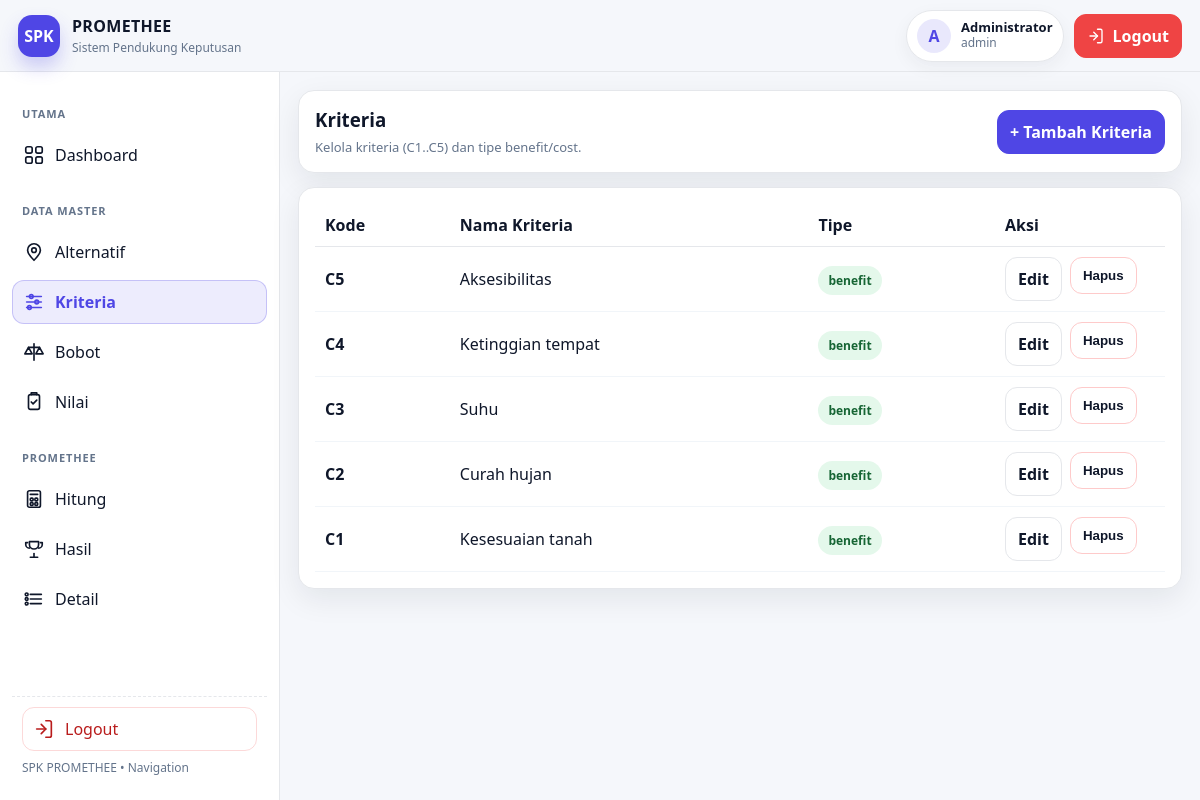
Page /public/criteria/index.php (signed in) on the committed database.
### tables this page shows
CREATE TABLE `criteria` (
  `id` bigint(20) UNSIGNED NOT NULL,
  `code` varchar(20) NOT NULL,
  `name` varchar(160) NOT NULL,
  `type` enum('benefit','cost') NOT NULL DEFAULT 'benefit'
);

### public/criteria/index.php (the view, shortened to what this page needs)
<?php
require_once __DIR__ . "/../../app/config/database.php";
$rows = $pdo->query("SELECT id, code, name, type FROM criteria ORDER BY id DESC")->fetchAll();
require_once __DIR__ . "/../../layouts/header.php";
require_once __DIR__ . "/../../layouts/navbar.php";
require_once __DIR__ . "/../../layouts/sidebar.php";
?>
<main class="main">
  <div class="container">
    <div class="card" style="display:flex; justify-content:space-between; align-items:center; gap:10px; flex-wrap:wrap;">
      <div>
        <h3 style="margin:0;">Kriteria</h3>
        <p class="muted" style="margin:6px 0 0;">Kelola kriteria (C1..C5) dan tipe benefit/cost.</p>
      </div>
      <a class="btn btn-primary" href="/spk-promethee/public/criteria/create.php">+ Tambah Kriteria</a>
    </div>
    <div class="card" style="margin-top:14px; overflow:auto;">
      <table style="width:100%; border-collapse:collapse; min-width:720px;">
        <thead>
          <tr style="text-align:left; border-bottom:1px solid #e5e7eb;">
            <th style="padding:10px;">Kode</th>
            <th style="padding:10px;">Nama Kriteria</th>
            <th style="padding:10px;">Tipe</th>
            <th style="padding:10px; width:170px;">Aksi</th>
          </tr>
        </thead>
        <tbody>
          <?php if (!$rows): ?>
            <tr>
              <td colspan="4" style="padding:14px;" class="muted">Belum ada data kriteria.</td>
            </tr>
          <?php else: ?>
            <?php foreach ($rows as $r): ?>
              <tr style="border-bottom:1px solid #f1f5f9;">
                <td style="padding:10px; font-weight:800;"><?= htmlspecialchars($r["code"]) ?></td>
                <td style="padding:10px;"><?= htmlspecialchars($r["name"]) ?></td>
                <td style="padding:10px;">
                  <?php if ($r["type"] === "benefit"): ?>
                    <span style="padding:6px 10px; border-radius:999px; background:rgba(34,197,94,.12); color:#166534; font-weight:800; font-size:12px;">benefit</span>
                  <?php else: ?>
                    <span style="padding:6px 10px; border-radius:999px; background:rgba(239,68,68,.12); color:#991b1b; font-weight:800; font-size:12px;">cost</span>
                  <?php endif; ?>
                </td>
                <td style="padding:10px; display:flex; gap:8px;">
                  <a class="btn" href="/spk-promethee/public/criteria/edit.php?id=<?= (int)$r["id"] ?>">Edit</a>
                  <form method="POST" action="/spk-promethee/public/criteria/delete.php" onsubmit="return confirm('Hapus kriteria ini?');">
                    <button class="btn" type="submit" style="border-color:#fecaca;">Hapus</button>
                  </form>
                </td>
              </tr>
            <?php endforeach; ?>
          <?php endif; ?>
        </tbody>
      </table>
    </div>
  </div>
</main>
<?php require_once __DIR__ . "/../../layouts/footer.php"; ?>

### public/assets/css/style.css (style rules this page uses)
:root { --bg:#f5f7fb; --card:#ffffff; --text:#0f172a; --muted:#64748b; --line:#e5e7eb; --primary:#4f46e5; --primary-weak: rgba(79,70,229,.12); --shadow: 0 10px 30px rgba(15,23,42,.08); --radius: 16px; }
* { box-sizing:border-box }
body { margin:0; font-family: ui-sans-serif, system-ui, -apple-system, Segoe UI, Roboto, Arial, "Noto Sans", "Liberation Sans", sans-serif; background:var(--bg); color:var(--text); }
.main { grid-area: main; padding: 18px; }
.container { max-width: 1100px; margin: 0 auto; }
.card { background:var(--card); border:1px solid var(--line); border-radius: var(--radius); box-shadow: var(--shadow); padding: 16px; }
.card h3 { margin:0 0 8px }
.muted { color:var(--muted); font-size:13px; margin:0 }
.btn { display:inline-flex;align-items:center;justify-content:center; padding:10px 12px; border-radius: 12px; border:1px solid var(--line); background:#fff; color:var(--text); text-decoration:none; font-weight:700; }
.btn-primary { background: var(--primary); border-color: var(--primary); color:#fff; }

### rows in the picture
criteria: code "C5", name "Aksesibilitas", type "benefit"
criteria: code "C4", name "Ketinggian tempat", type "benefit"
criteria: code "C3", name "Suhu", type "benefit"
criteria: code "C2", name "Curah hujan", type "benefit"
criteria: code "C1", name "Kesesuaian tanah", type "benefit"

### other values in the picture
substr($userName, 0, 1) "A"
$userName "Administrator"
$userRole "admin"
